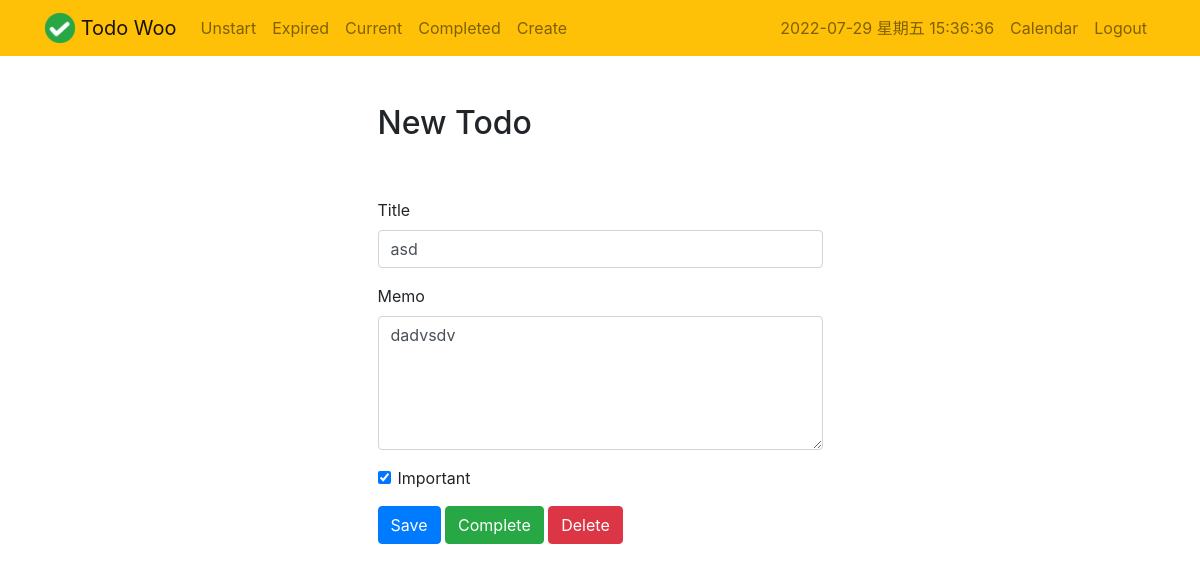
Page /todo/2 (signed in) on the committed database.
### todo/models.py (models this page shows, shortened)
class Todo(models.Model):
    title = models.CharField(verbose_name="标题", max_length=100)
    memo = models.TextField(verbose_name="内容", blank=True)
    created = models.DateTimeField(auto_now_add=True)
    datecompleted = models.DateTimeField(null=True, blank=True)
    important = models.BooleanField(default=False)
    user = models.ForeignKey(User, on_delete=models.CASCADE)
    level = models.SmallIntegerField(verbose_name="任务重要性", choices=level_choices, default=0)
    expiration_date = models.DateTimeField(verbose_name="任务截止日期", null=True, blank=True)
    status = models.SmallIntegerField(verbose_name="任务状态", choices=status_choices, default=0)
    predict_hour = models.IntegerField(verbose_name="预计花费小时", default=0)
    predict_minute = models.IntegerField(verbose_name="预计花费分钟", default=0)
    isDaily = models.BooleanField(verbose_name="日常", default=False)
    fixedTime = models.DateTimeField(verbose_name="日常任务固定时间", null=True, blank=True)
    tag = models.SmallIntegerField(verbose_name="标签", choices=tag_choices, default=0)

### todo/views.py (the view, shortened to what this page needs)
# urls.py: path('todo/<int:todo_pk>', views.viewtodo, name = 'viewtodo'),
@login_required
def viewtodo(request, todo_pk):
    todo = get_object_or_404(Todo, pk = todo_pk, user = request.user)
    if request.method == 'GET':
        form = TodoForm(instance= todo)
        return render(request, 'todo/viewtodo.html', {'todo':todo, 'form':form})

### todo/forms.py
class TodoForm(ModelForm):
    class Meta:
        model = Todo
        fields = ['title', 'memo', 'expiration_date', 'level', 'important']

### todo/templates/todo/viewtodo.html (shortened to what this page needs)
{% extends "todo/base.html" %}
{% block content %}
    <div class="row justify-content-center mt-5">
        <div class="col-md-5">
            <h2>New Todo</h2>
        </div>
    </div>
    <div class="row justify-content-center mt-5">
        <div class="col-md-5">
            <form method="POST">
                <div class="form-group">
                    <label for="title">Title</label>
                    <input type="text" name="title" class="form-control" id="title" value="{{ todo.title }}" required>
                </div>
                <div class="form-group">
                    <label for="memo">Memo</label>
                    <textarea name="memo" rows="5" class="form-control" id="memo" >{{ todo.memo }}</textarea>
                </div>
                <div class="form-group form-check">
                    <input type="checkbox" name="important" class="form-check-input" id="important" {% if todo.important %}checked{% endif %}>
                    <label class="form-check-label" for="important">Important</label>
                </div>
                <button type="submit" class="btn btn-primary">Save</button>
                <button type="button" class="btn btn-success" onclick="$('#complete').click()">Complete</button>
                <button type="button" class="btn btn-danger" onclick="$('#delete').click()">Delete</button>
            </form>
        </div>
    </div>
{% endblock %}

### rows in the picture
Todo: title "asd", memo "dadvsdv", important "☑"
